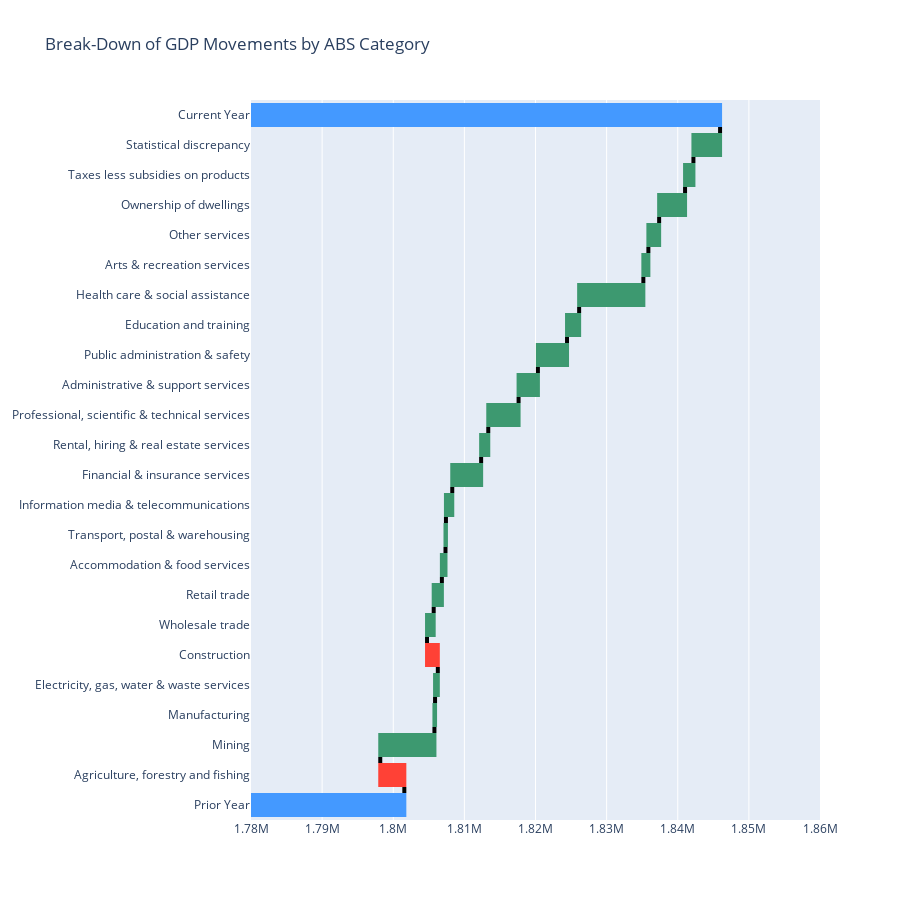

Notebook code cell kept with this figure:
### Code cell
layout=go.Layout(xaxis=go.layout.XAxis(autorange=False, range=[1780000, 1860000]))


fig = go.Figure(go.Waterfall(
    name = "2018", x0= 1500000, orientation = "h", measure = ["absolute", "relative", "relative", "relative", "relative", "relative",
                                              "relative", "relative", "relative", "relative", "relative", "relative",
                                                 "relative", "relative", "relative","relative","relative","relative",
                                                 "relative","relative","relative", "relative", "relative", "absolute"],
    
    y = ["Prior Year", "Agriculture, forestry and fishing", "Mining", "Manufacturing",
         "Electricity, gas, water & waste services", "Construction", "Wholesale trade", "Retail trade",
         "Accommodation & food services", "Transport, postal & warehousing", "Information media & telecommunications",
         "Financial & insurance services", "Rental, hiring & real estate services",
         "Professional, scientific & technical services", "Administrative & support services",
         "Public administration & safety", "Education and training", "Health care & social assistance",
         "Arts & recreation services", "Other services", "Ownership of dwellings",
         "Taxes less subsidies on products", "Statistical discrepancy", "Current Year"],
    
    x = [Prior_Year_Sum, Agr, Mining, Manufact, Elect, Construct, WholeTrade, RetailTrade, AccomFS, Transport, Info, Financial,
         Rental, Professional, Admin, Public, Educate, Health, Arts, Other, Owner, Taxes, Stats, Current_Year_Sum],
    
    connector = {"mode":"between", "line":{"width":4, "color":"rgb(0, 0, 0)", "dash":"solid"}}),layout = layout)

fig.update_layout(title = "Break-Down of GDP Movements by ABS Category", height=900)



fig.show()

### Figure 1 — Plotly figure (JSON) as saved in the notebook; plotly's stock layout.template omitted (floating-point values rounded to 4 significant figures)
{"data": [{"connector": {"line": {"color": "rgb(0, 0, 0)", "dash": "solid", "width": 4}, "mode": "between"}, "measure": ["absolute", "relative", "relative", "relative", "relative", "relative", "relative", "relative", "relative", "relative", "relative", "relative", "relative", "relative", "relative", "relative", "relative", "relative", "relative", "relative", "relative", "relative", "relative", "absolute"], "name": "2018", "orientation": "h", "type": "waterfall", "x": [1801558, -3384, 7616, 89, 387, -1516, 936, 1151, 508, 63, 889, 4060, 1002, 4262, 2716, 4096, 1703, 9027, 707, 1513, 3645, 1175, 3747, 1845950], "x0": 1500000, "y": ["Prior Year", "Agriculture, forestry and fishing", "Mining", "Manufacturing", "Electricity, gas, water & waste services", "Construction", "Wholesale trade", "Retail trade", "Accommodation & food services", "Transport, postal & warehousing", "Information media & telecommunications", "Financial & insurance services", "Rental, hiring & real estate services", "Professional, scientific & technical services", "Administrative & support services", "Public administration & safety", "Education and training", "Health care & social assistance", "Arts & recreation services", "Other services", "Ownership of dwellings", "Taxes less subsidies on products", "Statistical discrepancy", "Current Year"]}], "layout": {"height": 900, "title": {"text": "Break-Down of GDP Movements by ABS Category"}, "xaxis": {"autorange": false, "range": [1780000, 1860000]}}}
